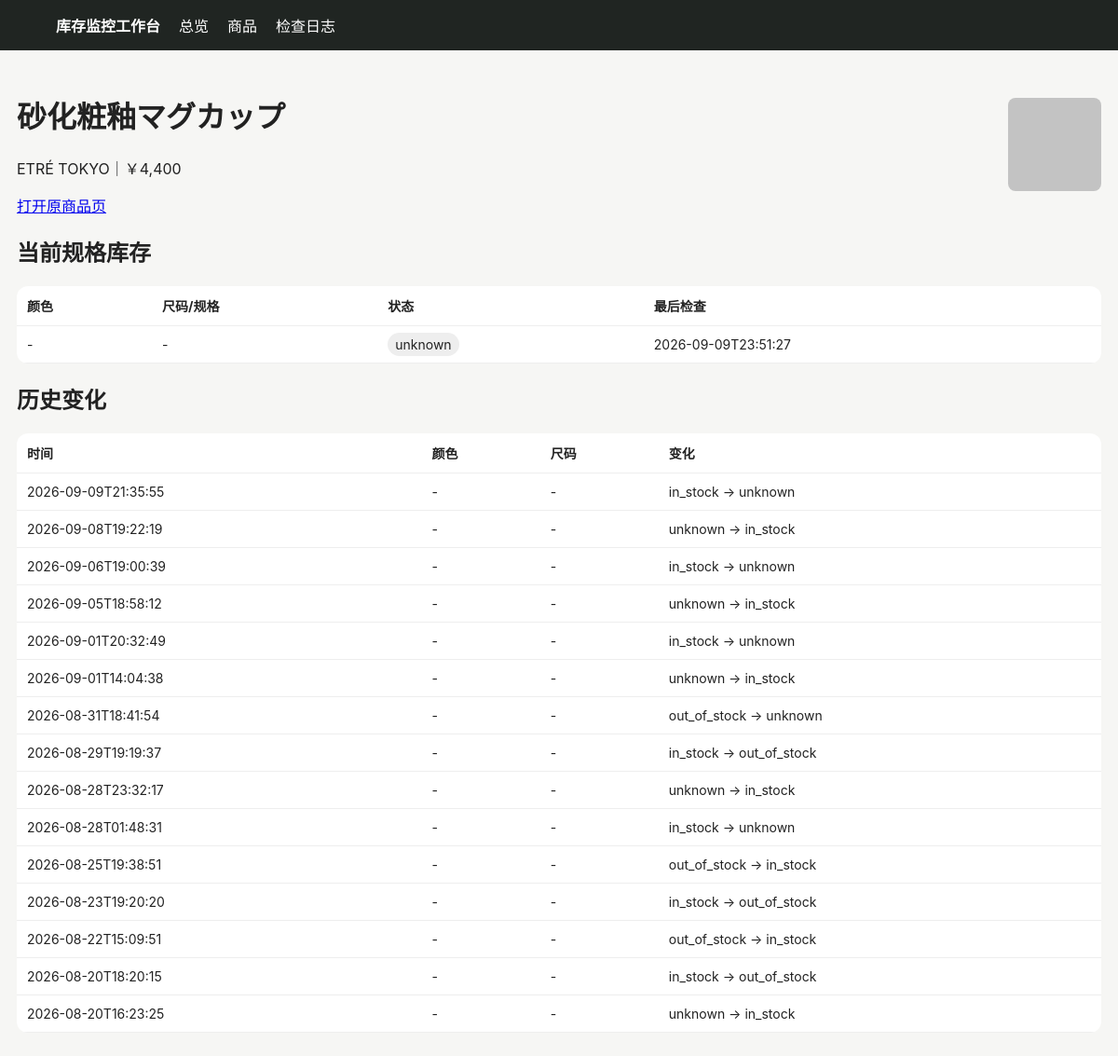
/product/530, run on an earlier commit of the app's database.
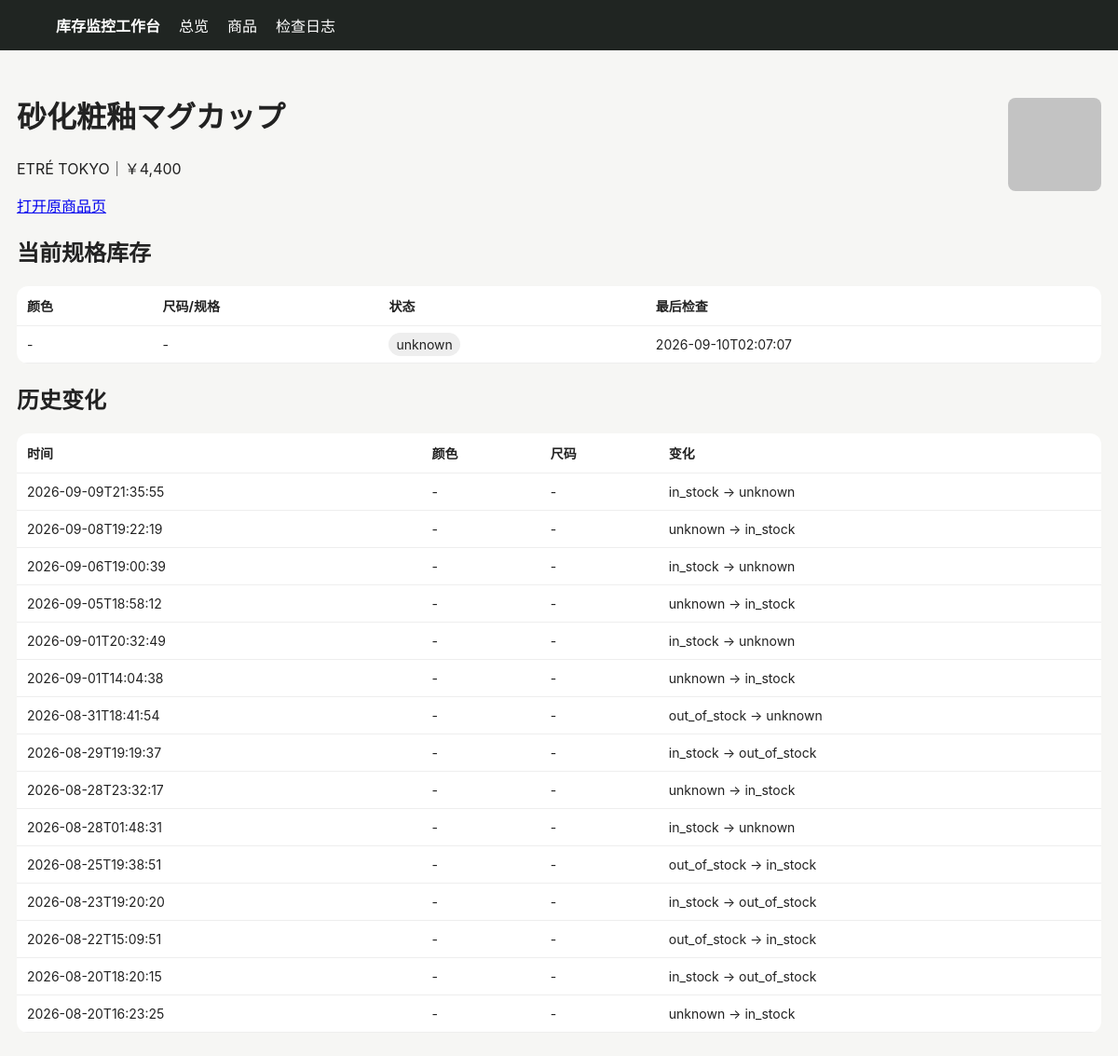
And on a later commit of the database.
### tables this page shows
CREATE TABLE products (
 id INTEGER PRIMARY KEY AUTOINCREMENT,
 site TEXT NOT NULL,
 url TEXT NOT NULL UNIQUE,
 name TEXT NOT NULL,
 price TEXT,
 image_url TEXT,
 first_seen TEXT NOT NULL,
 last_seen TEXT NOT NULL
);

CREATE TABLE variants (
 id INTEGER PRIMARY KEY AUTOINCREMENT,
 product_id INTEGER NOT NULL,
 color TEXT NOT NULL DEFAULT '',
 size TEXT NOT NULL DEFAULT '',
 status TEXT NOT NULL,
 last_checked TEXT NOT NULL,
 UNIQUE(product_id, color, size)
);

CREATE TABLE changes (
 id INTEGER PRIMARY KEY AUTOINCREMENT,
 product_id INTEGER NOT NULL,
 color TEXT NOT NULL DEFAULT '',
 size TEXT NOT NULL DEFAULT '',
 old_status TEXT NOT NULL,
 new_status TEXT NOT NULL,
 detected_at TEXT NOT NULL
);

### app/main.py (the view)
@app.get("/product/{pid}")
def product(request: Request, pid: int):
    with conn() as c:
        p=c.execute("SELECT * FROM products WHERE id=?",(pid,)).fetchone()
        vs=c.execute("SELECT * FROM variants WHERE product_id=? ORDER BY color,size",(pid,)).fetchall()
        cs=c.execute("SELECT * FROM changes WHERE product_id=? ORDER BY detected_at DESC",(pid,)).fetchall()
    return templates.TemplateResponse("product.html", {"request":request,"p":p,"variants":vs,"changes":cs})

### app/templates/product.html
{% extends "base.html" %}{% block content %}<div class="top"><div><h1>{{p.name}}</h1><p>{{p.site}}｜{{p.price}}</p><a href="{{p.url}}" target="_blank">打开原商品页</a></div>{% if p.image_url %}<img class="thumb" style="width:100px;height:100px" src="{{p.image_url}}">{% endif %}</div>
<h2>当前规格库存</h2><table><tr><th>颜色</th><th>尺码/规格</th><th>状态</th><th>最后检查</th></tr>{% for v in variants %}<tr><td>{{v.color or "-"}}</td><td>{{v.size or "-"}}</td><td><span class="badge {{v.status}}">{{v.status}}</span></td><td>{{v.last_checked}}</td></tr>{% endfor %}</table>
<h2>历史变化</h2><table><tr><th>时间</th><th>颜色</th><th>尺码</th><th>变化</th></tr>{% for c in changes %}<tr><td>{{c.detected_at}}</td><td>{{c.color or "-"}}</td><td>{{c.size or "-"}}</td><td>{{c.old_status}} → {{c.new_status}}</td></tr>{% endfor %}</table>{% endblock %}

### app/templates/base.html (shortened to what this page needs)
<!doctype html><html lang="zh-CN"><head><meta charset="utf-8"><meta name="viewport" content="width=device-width,initial-scale=1">
</head><body><nav><strong>库存监控工作台</strong><a href="/">总览</a><a href="/products">商品</a><a href="/logs">检查日志</a></nav><main>{% block content %}{% endblock %}</main></body></html>

### app/templates/base.html (style rules this page uses)
body { font-family:-apple-system,BlinkMacSystemFont,"Segoe UI",sans-serif;background:#f6f6f4;color:#222;margin:0 }
nav { background:#202522;color:#fff;padding:15px 5%;display:flex;gap:20px;align-items:center }
nav a { color:#fff;text-decoration:none }
main { max-width:1180px;margin:25px auto;padding:0 18px }
table { width:100%;border-collapse:collapse;background:#fff;border-radius:12px;overflow:hidden }
th,td { padding:11px;border-bottom:1px solid #eee;text-align:left;font-size:14px }
.badge { padding:4px 8px;border-radius:999px;background:#eee }
.unknown { background:#eee }
img.thumb { width:52px;height:52px;object-fit:cover;border-radius:8px }
.top { display:flex;justify-content:space-between;align-items:center;margin-bottom:18px }

What changed in the data, as far as the page shows it:
changed variants "unknown": last_checked "2026-09-09T23:51:27" → "2026-09-10T02:07:07"
